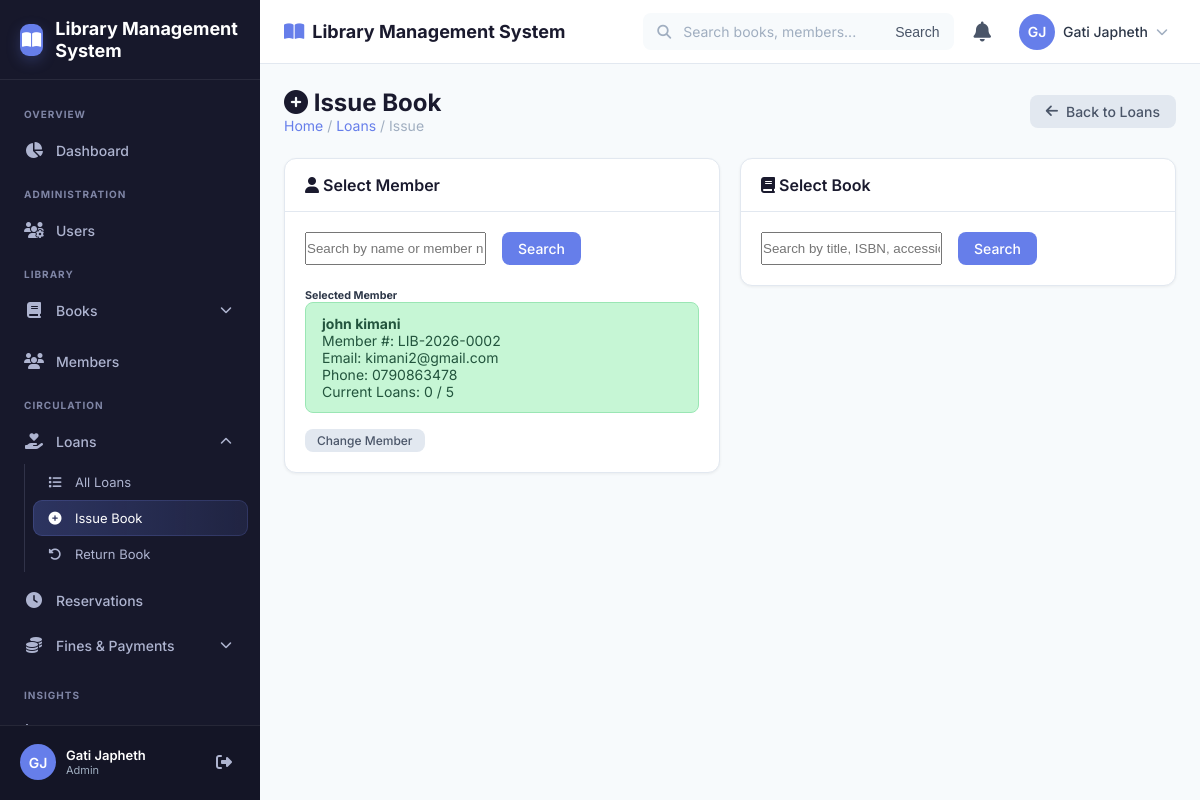
The app's page /admin/loans/create.php?member_id=2 (signed in) with its own data.
### tables this page shows
CREATE TABLE `members` (
  `id` int(11) NOT NULL,
  `member_number` varchar(20) NOT NULL,
  `user_id` int(11) NOT NULL,
  `registration_date` date NOT NULL,
  `membership_type` varchar(50) DEFAULT 'Standard',
  `date_of_birth` date DEFAULT NULL,
  `gender` enum('Male','Female','Other') DEFAULT NULL,
  `address` text DEFAULT NULL,
  `emergency_contact` varchar(100) DEFAULT NULL,
  `status` enum('active','inactive','suspended') NOT NULL DEFAULT 'active',
  `created_at` timestamp NOT NULL DEFAULT current_timestamp(),
  `updated_at` timestamp NOT NULL DEFAULT current_timestamp() ON UPDATE current_timestamp()
);

CREATE TABLE `users` (
  `id` int(11) NOT NULL,
  `name` varchar(100) NOT NULL,
  `email` varchar(100) NOT NULL,
  `phone` varchar(20) DEFAULT NULL,
  `username` varchar(50) NOT NULL,
  `password` varchar(255) NOT NULL,
  `role` enum('admin','librarian','member') NOT NULL DEFAULT 'member',
  `status` enum('active','inactive') NOT NULL DEFAULT 'active',
  `profile_image` varchar(255) DEFAULT NULL,
  `last_login` datetime DEFAULT NULL,
  `created_at` timestamp NOT NULL DEFAULT current_timestamp(),
  `updated_at` timestamp NOT NULL DEFAULT current_timestamp() ON UPDATE current_timestamp()
);

### includes/functions.php (called while the page is built, shortened)
<?php
function getSetting(PDO $pdo, string $key, $default = null) {
    $stmt = $pdo->prepare("SELECT setting_value FROM settings WHERE setting_key = ?");
    $stmt->execute([$key]);
    $result = $stmt->fetch();
    return $default;
}
function canMemberBorrow(PDO $pdo, int $memberId): array {
    $stmt = $pdo->prepare("SELECT m.*, u.status as user_status FROM members m JOIN users u ON m.user_id = u.id WHERE m.id = ?");
    $stmt->execute([$memberId]);
    $member = $stmt->fetch();
    return ['canBorrow' => true, 'message' => 'Member can borrow'];
}
function getMemberDetails(PDO $pdo, int $memberId): ?array {
    $stmt = $pdo->prepare("
        SELECT m.*, u.name, u.email, u.phone, u.username, u.profile_image, u.status as user_status,
               (SELECT COUNT(*) FROM loans WHERE member_id = m.id AND status IN ('Borrowed', 'Overdue')) as current_loans,
               (SELECT COUNT(*) FROM loans WHERE member_id = m.id AND status = 'Returned') as total_loans,
               (SELECT COUNT(*) FROM fines WHERE member_id = m.id AND status = 'Unpaid') as outstanding_fines_count,
               (SELECT COALESCE(SUM(amount), 0) FROM fines WHERE member_id = m.id AND status = 'Unpaid') as outstanding_fines_amount
        FROM members m
        JOIN users u ON m.user_id = u.id
        WHERE m.id = ?
    ");
    $stmt->execute([$memberId]);
    return $stmt->fetch();
}

### admin/loans/create.php (the view, shortened to what this page needs)
<?php
$pdo = getDBConnection();
$errors = [];
$member = null;
$memberId = isset($_GET['member_id']) ? (int) $_GET['member_id'] : 0;
if ($memberId) {
    $member = getMemberDetails($pdo, $memberId);
    if (!$member) {
        $errors['member'] = 'Member not found';
    } else {
        $canBorrow = canMemberBorrow($pdo, $memberId);
    }
}
include_once '../../includes/header.php';
include_once '../../includes/navbar.php';
include_once '../../includes/sidebar.php';
?>
<main class="page-content">
    <div class="page-header">
        <div>
            <h1><i class="fas fa-plus-circle"></i> Issue Book</h1>
            <div class="breadcrumb">
                <a href="../dashboard.php">Home</a> / <a href="index.php">Loans</a> / Issue
            </div>
        </div>
        <div class="page-actions">
            <a href="index.php" class="btn btn-secondary">
                <i class="fas fa-arrow-left"></i> Back to Loans
            </a>
        </div>
    </div>
    <div class="row">
        <div class="col-6">
            <div class="card">
                <div class="card-header">
                    <h5><i class="fas fa-user"></i> Select Member</h5>
                </div>
                <div class="card-body">
                    <form method="GET" action="create.php" class="d-flex gap-2">
                        <input type="text" name="member_search" class="form-control" placeholder="Search by name or member number..."
                               value="<?php echo isset($_GET['member_search']) ? sanitizeInput($_GET['member_search']) : ''; ?>">
                        <button type="submit" class="btn btn-primary">Search</button>
                    </form>
                    <?php if ($member): ?>
                        <div class="mt-3">
                            <h6>Selected Member</h6>
                            <div class="alert alert-success">
                                <strong><?php echo $member['name']; ?></strong><br>
                                Member #: <?php echo $member['member_number']; ?><br>
                                Email: <?php echo $member['email']; ?><br>
                                <?php if ($member['phone']): ?>
                                    Phone: <?php echo $member['phone']; ?><br>
                                <?php endif; ?>
                                Current Loans: <?php echo $member['current_loans']; ?> / <?php echo getSetting($pdo, 'max_books_per_member', DEFAULT_MAX_BOOKS); ?>
                            </div>
                            <a href="create.php" class="btn btn-sm btn-secondary">Change Member</a>
                        </div>
                    <?php endif; ?>
                </div>
            </div>
        </div>
        <div class="col-6">
            <div class="card">
                <div class="card-header">
                    <h5><i class="fas fa-book"></i> Select Book</h5>
                </div>
                <div class="card-body">
                    <form method="GET" action="create.php" class="d-flex gap-2">
                        <input type="text" name="book_search" class="form-control" placeholder="Search by title, ISBN, accession..."
                               value="<?php echo isset($_GET['book_search']) ? sanitizeInput($_GET['book_search']) : ''; ?>">
                        <button type="submit" class="btn btn-primary">Search</button>
                    </form>
                </div>
            </div>
        </div>
    </div>
</main>
<?php include_once '../../includes/footer.php'; ?>

### assets/css/style.css (style rules this page uses)
:root { --primary: #667eea; --primary-dark: #5a67d8; --primary-light: #7c8cf5; --secondary: #764ba2; --success: #48bb78; --danger: #fc8181; --warning: #f6ad55; --info: #63b3ed; --dark: #1a1a2e; --gray-900: #2d3748; --gray-700: #4a5568; --gray-500: #a0aec0; --gray-300: #e2e8f0; --gray-100: #f7fafc; --white: #ffffff; --sidebar-width: 260px; --navbar-height: 64px; --border-radius: 12px; --transition: all 0.3s cubic-bezier(0.4, 0, 0.2, 1); --font-family: 'Inter', -apple-system, BlinkMacSystemFont, sans-serif; }
* { margin: 0; padding: 0; box-sizing: border-box; }
html { font-size: 16px; scroll-behavior: smooth; }
body { font-family: var(--font-family); background: var(--gray-100); color: var(--gray-900); min-height: 100vh; display: flex; flex-direction: column; }
a { text-decoration: none; color: inherit; }
.page-content { flex: 1; padding: 24px; }
.page-header { display: flex; justify-content: space-between; align-items: center; margin-bottom: 24px; flex-wrap: wrap; gap: 12px; }
.page-header h1 { font-size: 24px; font-weight: 700; color: var(--dark); }
.page-header .breadcrumb { font-size: 14px; color: var(--gray-500); }
.page-header .breadcrumb a { color: var(--primary); }
.page-header .page-actions { display: flex; gap: 8px; }
.card { background: var(--white); border-radius: var(--border-radius); box-shadow: 0 1px 3px rgba(0,0,0,0.06); border: 1px solid var(--gray-300); overflow: hidden; }
.card-header { padding: 16px 20px; border-bottom: 1px solid var(--gray-300); display: flex; justify-content: space-between; align-items: center; flex-wrap: wrap; gap: 8px; }
.card-header h5 { font-size: 16px; font-weight: 600; color: var(--dark); }
.card-body { padding: 20px; }
.row { display: grid; grid-template-columns: repeat(12, 1fr); gap: 20px; }
.col-6 { grid-column: span 6; }
.btn { display: inline-flex; align-items: center; gap: 8px; padding: 8px 16px; border: none; border-radius: 8px; font-size: 14px; font-weight: 500; font-family: var(--font-family); cursor: pointer; transition: var(--transition); text-decoration: none; }
.btn i { font-size: 14px; }
.btn-primary { background: var(--primary); color: var(--white); }
.btn-secondary { background: var(--gray-300); color: var(--gray-700); }
.btn-sm { padding: 4px 12px; font-size: 12px; }
.alert { padding: 12px 16px; border-radius: 8px; margin-bottom: 16px; font-size: 14px; }
.alert-success { background: #c6f6d5; color: #22543d; border: 1px solid #9ae6b4; }
.mt-3 { margin-top: 24px; }
.d-flex { display: flex; }
.gap-2 { gap: 16px; }

### records on screen
members: user.name "john kimani", member_number "LIB-2026-0002", user.email "kimani2@gmail.com", user.phone "0790863478"

### other values on screen
getSetting($pdo ?? null, 'library_name', APP_NAME) "Library Management System"
getInitials($userName) "GJ"
$userName "Gati Japheth"
$userRole "Admin"
$member['current_loans'] "0"
getSetting($pdo, 'max_books_per_member', DEFAULT_MAX_BOOKS) "5"
